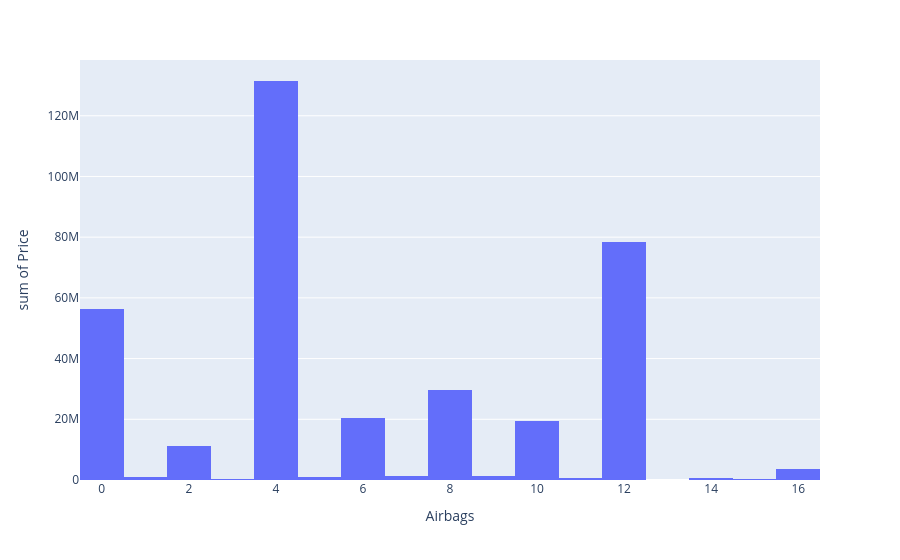

The notebook cell this image was saved under:
### Code cell
px.histogram(raw_data,x="Airbags",y="Price")

### Figure 1 — Plotly figure (JSON) as saved in the notebook; plotly's stock layout.template omitted (floating-point values rounded to 4 significant figures; data arrays with more than 128 entries replaced by an {"elided": "..."} marker saying what was removed)
{"data": [{"bingroup": "x", "histfunc": "sum", "hovertemplate": "Airbags=%{x}<br>sum of Price=%{y}<extra></extra>", "legendgroup": "", "marker": {"color": "#636efa", "pattern": {"shape": ""}}, "name": "", "orientation": "v", "showlegend": false, "type": "histogram", "x": {"elided": "19237 int values"}, "xaxis": "x", "y": {"elided": "19237 int values"}, "yaxis": "y"}], "layout": {"barmode": "relative", "legend": {"tracegroupgap": 0}, "margin": {"t": 60}, "xaxis": {"anchor": "y", "domain": [0, 1], "title": {"text": "Airbags"}}, "yaxis": {"anchor": "x", "domain": [0, 1], "title": {"text": "sum of Price"}}}}
